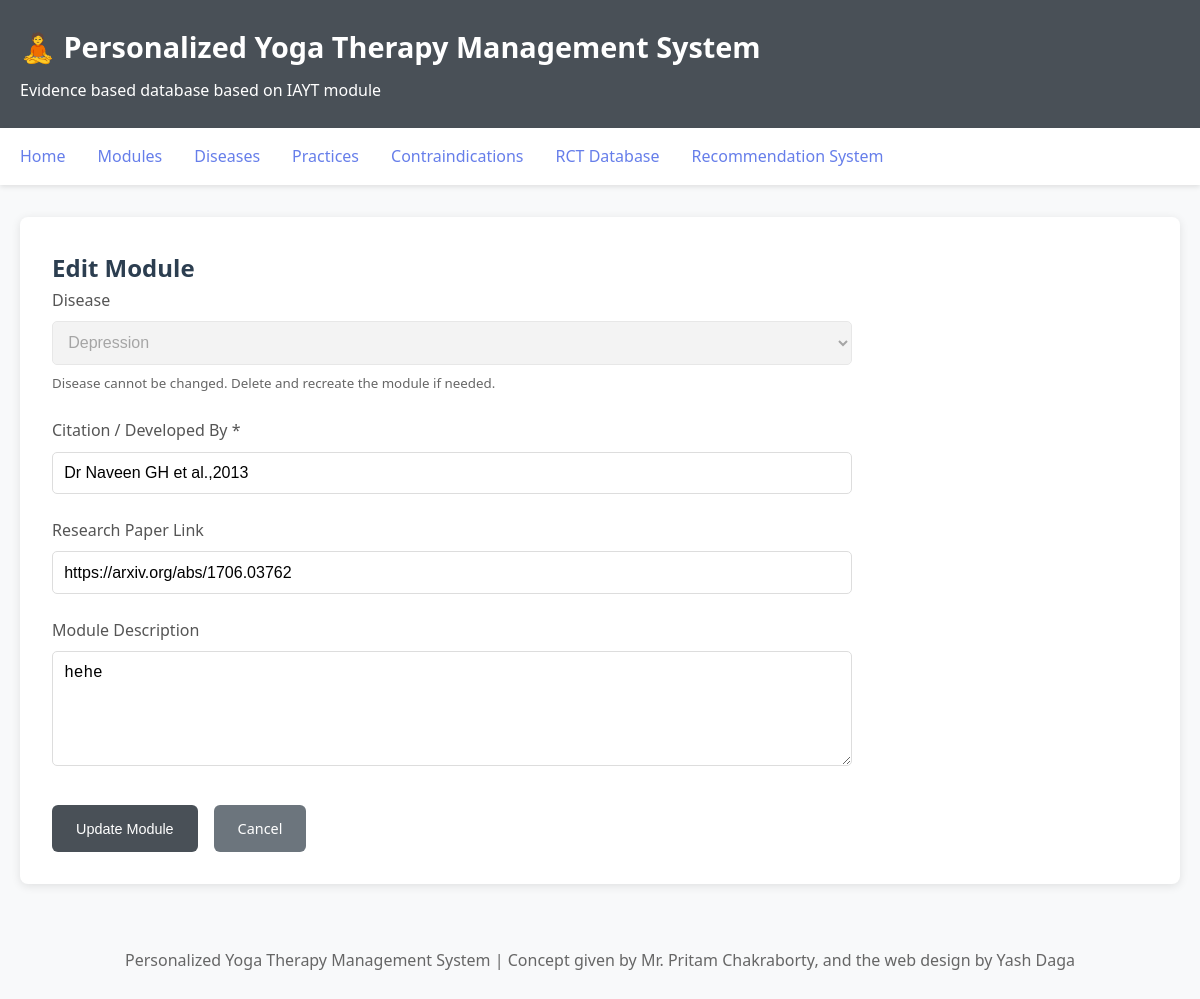
The app's page /module/1/edit with its own data.
### database/models.py (models this page shows, shortened)
class Disease(Base):
    __tablename__ = 'diseases'
    id = Column(Integer, primary_key=True)
    name = Column(String(200), unique=True, nullable=False)
    description = Column(Text)
    practices = relationship(
        'Practice',
        secondary=disease_practice_association,
        back_populates='diseases'
    )
    contraindications = relationship(
        'Contraindication',
        secondary=disease_contraindication_association,
        back_populates='diseases'
    )

class Module(Base):
    __tablename__ = 'modules'
    id = Column(Integer, primary_key=True)
    disease_id = Column(Integer, ForeignKey('diseases.id'), nullable=False)
    disease = relationship('Disease', backref='modules')
    developed_by = Column(String(500))  # Citation (e.g., "Naveen et al., 2013")
    paper_link = Column(String(1000))  # Link to research paper
    module_description = Column(Text)
    practices = relationship('Practice', back_populates='module', cascade='all, delete-orphan')

### web/app.py (the view, shortened to what this page needs)
@app.route('/module/<int:module_id>/edit', methods=['GET', 'POST'])
def edit_module(module_id):
    session = get_db_session()
    try:
        module = session.query(Module).get(module_id)
        if not module:
            flash('Module not found', 'error')
            return redirect(url_for('list_modules'))
        diseases = session.query(Disease).all()
        return render_template('edit_module.html', module=module, diseases=diseases)
    finally:
        session.close()

### database/models.py (called while the page is built)
def get_session(db_path='sqlite:///yoga_therapy.db'):
    engine = create_engine(db_path, echo=False)
    Session = sessionmaker(bind=engine)
    return Session()

### web/app.py (called while the page is built)
def get_db_session():
    return get_session(DB_PATH)

### web/templates/edit_module.html (shortened to what this page needs)
{% extends "base.html" %}
{% block content %}
<h2>Edit Module</h2>
<form method="POST" style="max-width: 800px;">
    <div class="form-group">
        <label for="disease_id">Disease</label>
        <select name="disease_id" id="disease_id" disabled>
            {% if module.disease %}
                <option value="{{ module.disease.id }}" selected>{{ module.disease.name }}</option>
            {% else %}
                <option value="" selected>N/A</option>
            {% endif %}
        </select>
        <small style="color: #666; display: block; margin-top: 0.5rem;">
            Disease cannot be changed. Delete and recreate the module if needed.
        </small>
    </div>
    <div class="form-group">
        <label for="developed_by">Citation / Developed By *</label>
        <input type="text" name="developed_by" id="developed_by"
               value="{{ module.developed_by or '' }}" required>
    </div>
    <div class="form-group">
        <label for="paper_link">Research Paper Link</label>
        <input type="url" name="paper_link" id="paper_link"
               value="{{ module.paper_link or '' }}"
               placeholder="https://example.com/paper.pdf">
    </div>
    <div class="form-group">
        <label for="module_description">Module Description</label>
        <textarea name="module_description" id="module_description" rows="5">{{ module.module_description or '' }}</textarea>
    </div>
    <div style="display: flex; gap: 1rem; margin-top: 2rem;">
        <button type="submit" class="btn">Update Module</button>
        <a href="/module/{{ module.id }}" class="btn btn-secondary">Cancel</a>
    </div>
</form>
{% endblock %}

### web/templates/base.html (style rules this page uses)
* { margin: 0; padding: 0; box-sizing: border-box; }
body { font-family: 'Segoe UI', Tahoma, Geneva, Verdana, sans-serif; line-height: 1.6; color: #2c3e50; background-color: #f8f9fa; }
.btn { display: inline-block; padding: 0.75rem 1.5rem; background: #495057; color: white; text-decoration: none; border-radius: 6px; border: none; cursor: pointer; font-size: 0.9rem; font-weight: 500; transition: background 0.3s ease; }
.btn-secondary { background: #6c757d; }
.form-group { margin-bottom: 1.5rem; }
.form-group label { display: block; margin-bottom: 0.5rem; font-weight: 500; color: #555; }
.form-group input, .form-group select, .form-group textarea { width: 100%; padding: 0.7rem; border: 1px solid #ddd; border-radius: 5px; font-size: 1rem; }
.form-group textarea { resize: vertical; min-height: 100px; }

### records on screen
Disease: disease_id "Depression"
Module: developed_by "Dr Naveen GH et al.,2013", paper_link "https://arxiv.org/abs/1706.03762", module_description "hehe"
